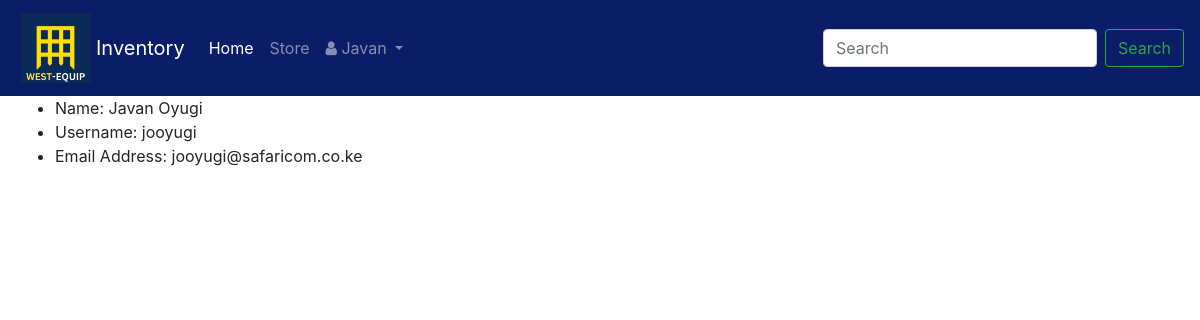
The page /accounts/profile/1 (signed in) on the database its author committed.
### accounts/models.py (models this page shows)
class Employee(AbstractUser):
        has_access=models.BooleanField(default=True)

### accounts/views.py (the view)
# urls.py: path('profile/<pk>', views.UserDetailView.as_view(), name='profile'),
class UserDetailView(LoginRequiredMixin,DetailView):
    model = Employee
    template_name = "accounts/profile.html"

### templates/accounts/profile.html
{% extends '../store/index.html' %}
{% block list_content %}
<ul>
      <li>Name: {{user.first_name}} {{user.last_name}}</li>
      <li>Username: {{user.username}}</li>
      <li>Email Address: {{user.email}}</li>
</ul>
{% endblock list_content %}

### templates/store/index.html (shortened to what this page needs)
{% extends '../base.html' %}
{% block content %}
{% load static %}
{% if user.is_authenticated%}
{% include '../header.html' %}
<div class="container-fluid row">
    <div class="col-lg-12">
        {% block list_content %}{% endblock list_content %}
    </div>
</div>
{%endif%}
{% endblock content %}

### templates/base.html (shortened to what this page needs)
{% load static %}
<!DOCTYPE html>
<html class="no-js">
<head>
    <link rel="stylesheet" href="https://cdn.datatables.net/1.10.19/css/jquery.dataTables.min.css">
    <link rel="stylesheet" href="https://cdnjs.cloudflare.com/ajax/libs/twitter-bootstrap/4.1.3/css/bootstrap.css">
    <link rel="stylesheet" href="https://stackpath.bootstrapcdn.com/font-awesome/4.7.0/css/font-awesome.min.css">
    <link rel="stylesheet" href="https://cdn.datatables.net/1.10.19/css/dataTables.bootstrap4.min.css">
</head>
<body>
    {% block content %}
    {% endblock content %}
</body>
</html>

### templates/header.html (shortened to what this page needs)
<nav style="background-color:#0B1D66;" class="navbar navbar-expand-sm navbar-dark">
    <img style="width:auto; height:70px; margin:5px;" class="banlogo" src="/static/img/logo.png" alt="logo">
    <a class="navbar-brand" href="/">Inventory</a>
    <div class="collapse navbar-collapse" id="collapsibleNavId">
        <ul class="navbar-nav mr-auto mt-2 mt-lg-0">
            <li class="nav-item active">
                <a class="nav-link" href="/">Home<span class="sr-only">(current)</span></a>
            </li>
            <li class="nav-item">
                <a class="nav-link" href="{%url 'store:list'%}">
                    Store
                </a>
            </li>
            <li class="dropdown">
                <a id="logout-link" class="nav-link dropdown-toggle" href="#" id="dropdownId" data-toggle="dropdown" aria-haspopup="true"
                    aria-expanded="false">
                    <span class="fa fa-user" aria-hidden="true"></span>
                    {{user.first_name}}
                </a>
            </li>
        </ul>
        <form class="form-inline my-2 my-lg-0" method="GET" id="search-form" data-url="{%url 'item:search'%}"
            action="{%url 'item:search'%}">
            <input class="form-control mr-sm-2" name="query" id="item" type="text" placeholder="Search">
            <button class="btn btn-outline-success my-2 my-sm-0" id="search-btn" type="submit">Search</button>
        </form>
    </div>
</nav>

### rows shown on the page
Employee: first_name "Javan", last_name "Oyugi", username "jooyugi", email "jooyugi@safaricom.co.ke"
